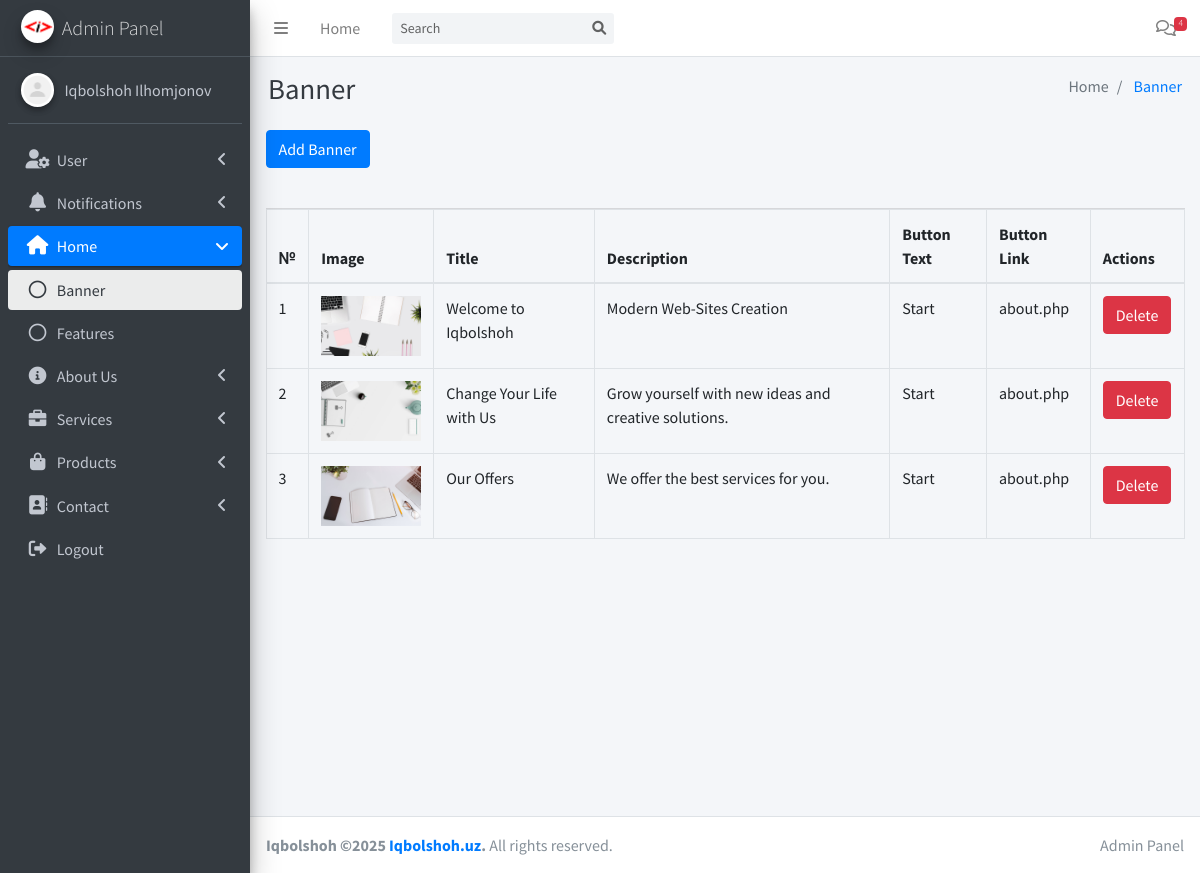
The app's page /admin/banner.php (signed in) with its own data.
### tables this page shows
CREATE TABLE banners (
    id INT AUTO_INCREMENT PRIMARY KEY,
    image VARCHAR(255) NOT NULL,
    title VARCHAR(255) NOT NULL,
    description TEXT NOT NULL,
    button_text VARCHAR(100) NOT NULL,
    button_link VARCHAR(255) NOT NULL
);

### config.php (called while the page is built, shortened)
<?php
class Database
{
    private $conn;
    public function __construct()
    {
        $servername = "localhost";
        $username = "root";
        $password = "";
        $dbname = "business_website";
        $this->conn = new mysqli($servername, $username, $password, $dbname);
    }
    public function executeQuery($sql)
    {
        $result = $this->conn->query($sql);
        return $result;
    }
    public function select($table, $columns = "*", $condition = "")
    {
        $sql = "SELECT $columns FROM $table $condition";
        return $this->executeQuery($sql)->fetch_all(MYSQLI_ASSOC);
    }
}

### admin/check.php (called while the page is built, shortened)
<?php
include '../config.php';
$query = new Database();

### admin/banner.php (the view, shortened to what this page needs)
<?php include 'check.php'; ?>
<?php
$banners = $query->select('banners', '*');
?>
<!DOCTYPE html>
<html lang="en">
<head>
    <?php include 'includes/css.php'; ?>
</head>
<body class="hold-transition sidebar-mini">
    <div class="wrapper">
        <?php include 'includes/header.php' ?>
        <div class="content-wrapper">
            <section class="content">
                <div class="container-fluid">
                    <button type="button" class="btn btn-primary mb-3" data-toggle="modal"
                        data-target="#addBannerModal">
                        Add Banner
                    </button>
                    <div class="card-header">
                    </div>
                    <table class="table table-bordered">
                        <thead>
                            <tr>
                                <th>№</th>
                                <th>Image</th>
                                <th>Title</th>
                                <th>Description</th>
                                <th>Button Text</th>
                                <th>Button Link</th>
                                <th>Actions</th>
                            </tr>
                        </thead>
                        <tbody>
                            <?php foreach ($banners as $index => $banner): ?>
                                <tr>
                                    <td><?php echo $index + 1 ?></td>
                                    <td><img src="../assets/img/banners/<?php echo $banner['image']; ?>"
                                            alt="<?php echo $banner['title']; ?>" width="100"></td>
                                    <td><?php echo $banner['title']; ?></td>
                                    <td><?php echo $banner['description']; ?></td>
                                    <td><?php echo $banner['button_text']; ?></td>
                                    <td><?php echo $banner['button_link']; ?></td>
                                    <td>
                                        <button onclick="deleteBanner(<?php echo $banner['id']; ?>)" type="button"
                                            class="btn btn-danger" onclick="deleteProduct(2)">Delete</button>
                                    </td>
                                </tr>
                            <?php endforeach; ?>
                        </tbody>
                    </table>
                </div>
            </section>
        </div>
        <?php include 'includes/footer.php'; ?>
    </div>
</body>
</html>

### records on screen
banners: image (picture), title "Welcome to Iqbolshoh", description "Modern Web-Sites Creation", button_text "Start", button_link "about.php"
banners: image (picture), title "Change Your Life with Us", description "Grow yourself with new ideas and creative solutions.", button_text "Start", button_link "about.php"
banners: image (picture), title "Our Offers", description "We offer the best services for you.", button_text "Start", button_link "about.php"

### other values on screen
$message_count "4"
$pageTitle "Banner"
$item['title'] "Home"
$item['title'] "Banner"
$menuItem['menuTitle'] "User"
$menuItem['menuTitle'] "Notifications"
$menuItem['menuTitle'] "Home"
$page['title'] "Banner"
$page['title'] "Features"
$menuItem['menuTitle'] "About Us"
$menuItem['menuTitle'] "Services"
$menuItem['menuTitle'] "Products"
$menuItem['menuTitle'] "Contact"
